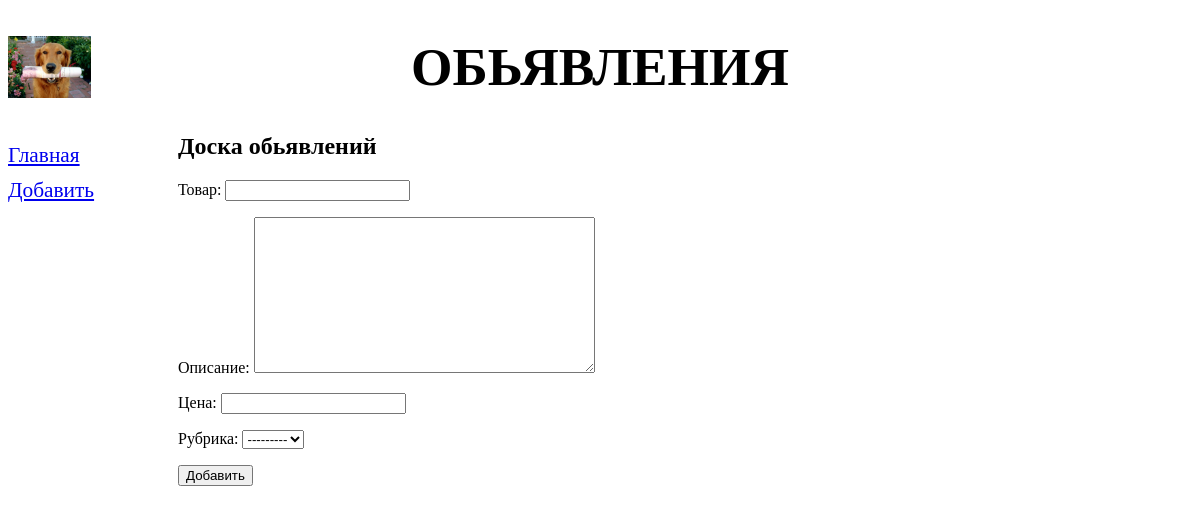
The page /bboard/add/ on the database as committed earlier.
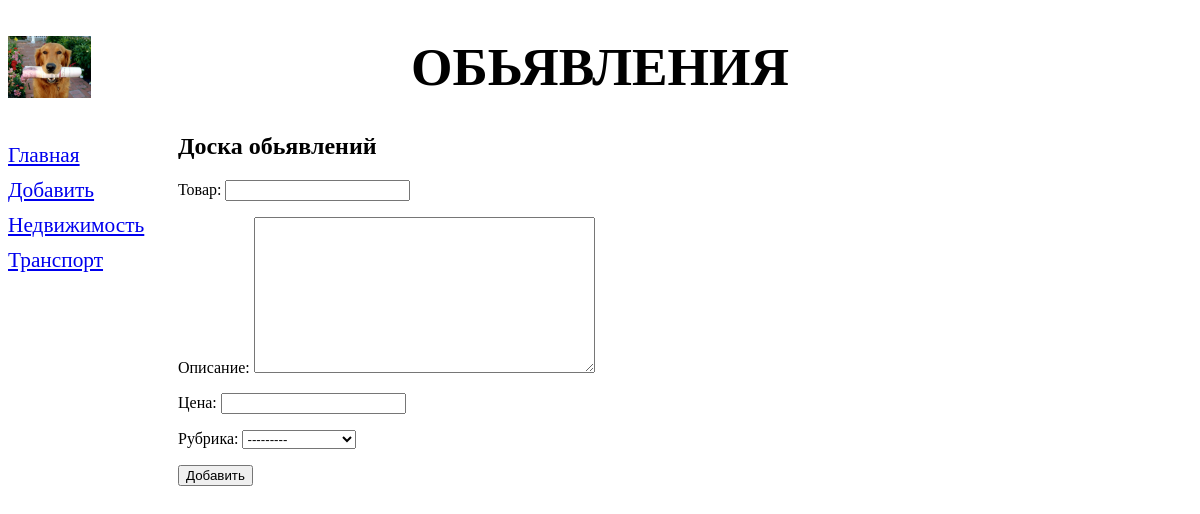
The same page on the database as committed later.
### bboard/models.py (models this page shows)
class Rubric(models.Model):
    name = models.CharField(max_length=20, db_index=True, verbose_name='Название')
    def __str__(self):
        return self.name
    class Meta:
        verbose_name_plural = 'Рубрики'
        verbose_name = 'Рубрика'
        ordering = ['name']

### bboard/views.py (the view)
# urls.py: path('add/', BbCreateView.as_view(), name='add'),
class BbCreateView(CreateView):
    template_name = 'bboard/create.html'#путь к файлу шаблона,для вывод стр
    form_class = BbForm #класс формы
    success_url = reverse_lazy('index') #имя маршрута и значения url-параметров
    def get_context_data(self, **kwargs):
        context = super().get_context_data(**kwargs)
        context['rubrics'] = Rubric.objects.all()
        return context

### bboard/forms.py
class BbForm(ModelForm):
    class Meta:
        model = Bb
        fields = ('title', 'content', 'price', 'rubric')

### templates/bboard/create.html (shortened to what this page needs)
{%  extends "layout/basic.html" %}
{% block content %}
    <h2>Доска обьявлений</h2>
<form metod="'post">
    {{ form.as_p }}
    <input type ="submit" value="Добавить">
</form>
{% endblock %}

### templates/layout/basic.html (shortened to what this page needs)
{% load static %}
<!DOCTYPE html>
<html>
    <head>
        <link rel="stylesheet" type="text/css" href="{% static 'bboard/style.css' %}">
    </head>
    <body>
        <header>
            <h1>Обьявления</h1>
        </header>
        <nav>
            <a href="{% url 'index' %}">Главная</a>
            <a href="{% url 'add' %}">Добавить</a>
            {% for rubric in rubrics %}
            <a href="{% url 'by_rubric' rubric.pk %}">{{ rubric.name }}</a>
            {% endfor %}
        </nav>
        <section>
            {% block content %}
            {% endblock %}
        </section>
    </body>
</html>

Rows that differ between the two databases and show on the page:
added Rubric: name "Недвижимость"
added Rubric: name "Транспорт"
